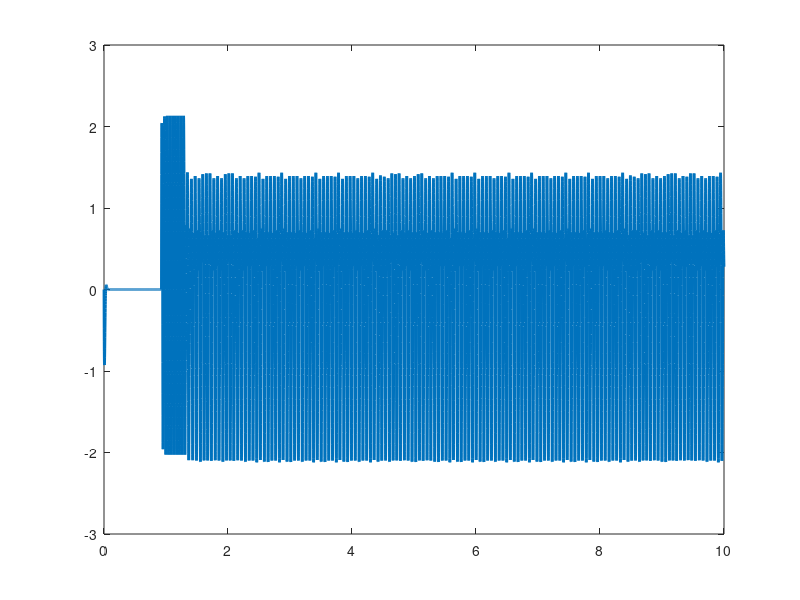
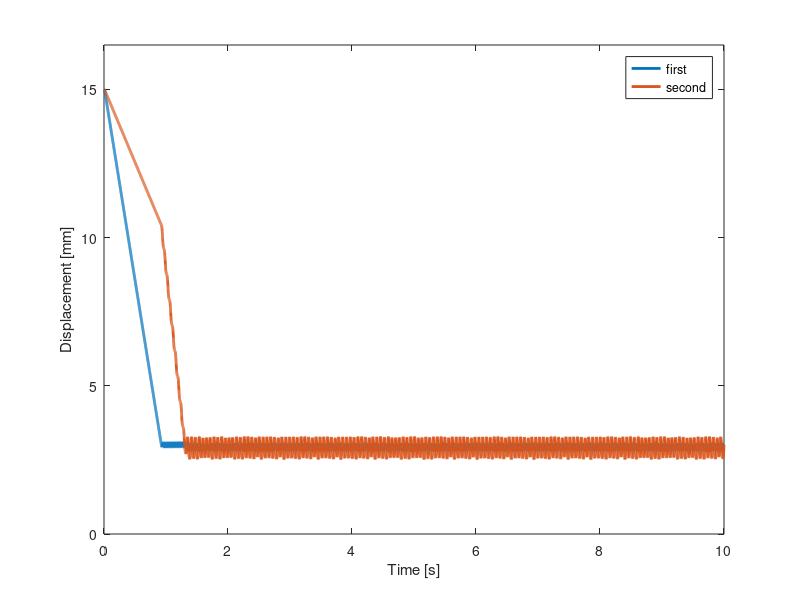
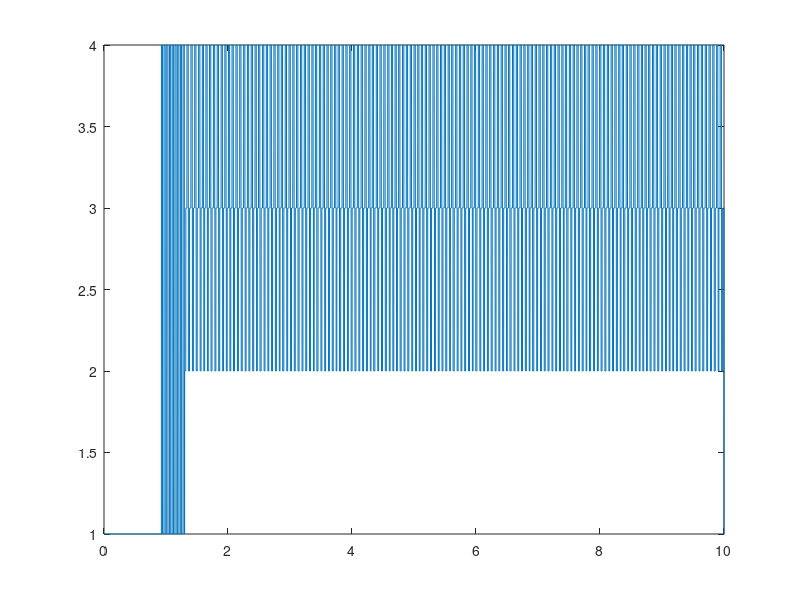
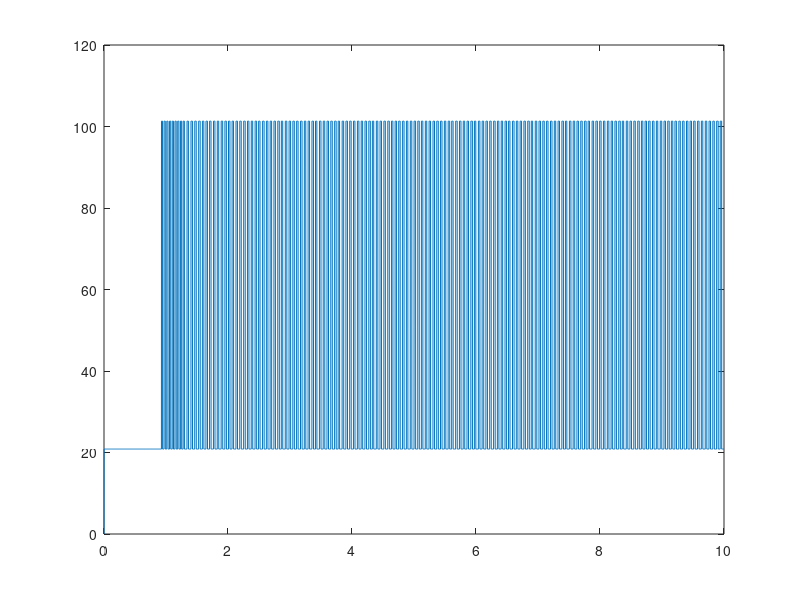

These charts were generated, in order, by the following MATLAB code: (Note: this script raises an error after producing the figures.)
clear
close all
clc

% constants
PATM = 101325; % Atmospheric pressure [Pa]
PVAC = PATM-0.81e+05; % Vacuum pressure [Pa]
RHO = 1.293; % Density of air [kg/m^3]
MDOTVAC = RHO*6e-05/0.675; % Mass flow rate of vacuum [kg/s]
TOL = 1e-3;

% variable
mass = [3.3e-03 3.3e-03]; % Mass of zigzag [kg]
length = [0.015 0.015]; % Length [m]
diam = [0.02 0.02]; % Diameter [m]
holeDiam = [0.002 0.0035 0.001]; % Pipe diameter, dVac dVacI dATM [m]

stage = 0.2; % 20% of zigzag 2 & 20% of zigzag 1 

k = [1 1.2]./length; % Stiffness [N/m] % 0.365 for actual
zeta = [0.7 0.7]; % Damping ratio [-]
wn = sqrt(k./mass); % natural frequency [rad/s]
c = zeta.*2.*mass.*wn;

endTime = 10;
nT = 10000;
delT = endTime/nT;
timeStep = linspace(0,endTime,nT);

statStat = zeros(1,nT);
PVacI = zeros(1,nT);
alpha = zeros(4,nT);
fExt = zeros(2,nT);
x = zeros(6,nT);
x(:,1) = [length(1); 0;  0; length(2); 0; 0];
currT = 0;
for iterCount = 2:nT % initial conditions are iterCount = 1
    % pulling down: -'ive, pushing up: +'ive
    if x(4,iterCount-1) > length(2)*stage && x(1,iterCount-1) > length(1)*stage % both extended: vac & atm
        statStat(iterCount-1) = 1;
        PVacI(iterCount) = PVAC + (8*MDOTVAC^2)/(RHO*(pi*holeDiam(1)^2)^2) - 0.5*RHO*((diam(2)/holeDiam(2))^2*x(5,iterCount-1))^2;

        fExt(1,iterCount) = -(pi*holeDiam(1)^2)/4*PVAC - (pi*holeDiam(2)^2)/4*PVacI(iterCount);
        fExt(2,iterCount) = -(pi*holeDiam(2)^2)/4*PVacI(iterCount) + (pi*holeDiam(3)^2)/4*PATM;

    elseif x(4,iterCount-1) < length(2)*stage && x(1,iterCount-1) > length(1)*stage % 2nd collapsed and 1st still collapsing: vac 
        statStat(iterCount-1) = 2;
        PVacI(iterCount) = PVAC + (8*MDOTVAC^2)/(RHO*(pi*holeDiam(1)^2)^2) - 0.5*RHO*((diam(2)/holeDiam(2))^2*x(5,iterCount-1))^2;

        fExt(1,iterCount) = -(pi*holeDiam(1)^2)/4*PVAC - (pi*holeDiam(2)^2)/4*PVacI(iterCount);
        fExt(2,iterCount) = -(pi*holeDiam(2)^2)/4*PVacI(iterCount);

    elseif x(4,iterCount-1) < length(2)*stage && x(1,iterCount-1) < length(1)*stage % both collapsed: intermediate pressure
        statStat(iterCount-1) = 3;
        PVacI(iterCount) = PVacI(iterCount-1);

        fExt(1,iterCount) = -(pi*holeDiam(1)^2)/4*PVacI(iterCount);
        fExt(2,iterCount) = -(pi*holeDiam(2)^2)/4*PVacI(iterCount) + k(2)*length(2);

    elseif x(4,iterCount-1) > length(2)*stage && x(1,iterCount-1) < length(1)*stage % 2nd fully extended and 1st still collapsed
        statStat(iterCount-1) = 4;
        PVacI(iterCount) = PATM + 0.5*RHO*((diam(2)/holeDiam(2))^2*x(5,iterCount-1))^2;

        fExt(1,iterCount) = (pi*holeDiam(1)^2)/4*PVacI(iterCount);
        fExt(2,iterCount) = -(pi*holeDiam(2)^2)/4*PVacI(iterCount) + (pi*holeDiam(3)^2)/4*PATM;    
    end

    alpha(1,iterCount) = alpha(1,iterCount-1) + delT*alpha(2,iterCount-1); 
    alpha(2,iterCount) = alpha(2,iterCount-1) + delT*(-2*zeta(1)*wn(1)*alpha(2,iterCount-1) - wn(1)^2*alpha(1,iterCount-1) + fExt(1,iterCount)); 
    alpha(3,iterCount) = alpha(3,iterCount-1) + delT*alpha(4,iterCount-1); 
    alpha(4,iterCount) = alpha(4,iterCount-1) + delT*(-2*zeta(2)*wn(2)*alpha(4,iterCount-1) - wn(2)^2*alpha(3,iterCount-1) + fExt(2,iterCount)); 

    x(1,iterCount) = x(1,iterCount-1) + alpha(1,iterCount);
    x(2,iterCount) = alpha(2,iterCount);
    x(3,iterCount) = (alpha(2,iterCount) - alpha(2,iterCount-1))/delT;
    x(4,iterCount) = x(4,iterCount-1) + alpha(3,iterCount);
    x(5,iterCount) = alpha(4,iterCount);
    x(6,iterCount) = (alpha(4,iterCount) - alpha(4,iterCount-1))/delT;

    currT = currT + delT;
    iterCount = iterCount+1;
end

plot(timeStep,x(2,:)*1000,'linewidth',2)

figure()
plot(timeStep,x(1,:)*1000,'linewidth',2)
hold on 
plot(timeStep,x(4,:)*1000,'linewidth',2)
ylim([0 1.1*length(1)*1000])
xlabel('Time [s]')
ylabel('Displacement [mm]')
legend('first','second')

figure()
plot(timeStep,statStat)
ylim([1 4])

figure()
plot(timeStep,PVacI*1e-3)
yline(PVAC*1e-3)
yline(PATM*1e-3)
xlabel('Time [s]')
ylabel('Intermediate pressure [kPa]')

figure()
plot(timeStep,fExt(1,:))
hold on 
plot(timeStep,fExt(2,:))
legend('first','second')
